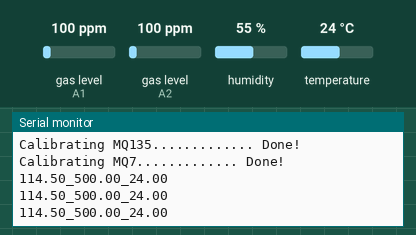
Recording of a sketch running on a simulated Arduino Uno, built with avr-gcc and run on an emulated ATmega328P. Shown: the last lines printed to the serial monitor. The inputs (shaded band) are chosen by the test bench; at power-on: gas level (sensors on A1, A2) 100 ppm, temperature 24 °C, humidity 55 %.

Above: at 1.3 s.
1.4 s: gas level (sensor on A1) set to 20 ppm
At 2.0 s:
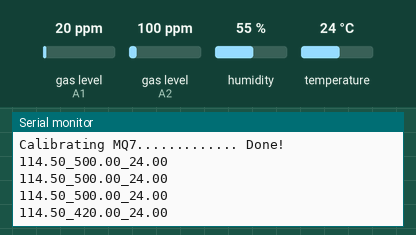
2.9 s: gas level (sensor on A2) set to 20 ppm
At 4.0 s:
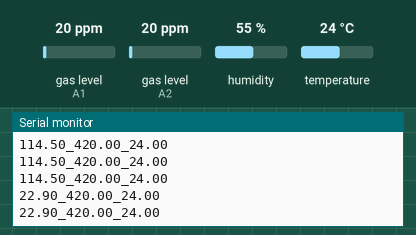
4.4 s: temperature set to 12 °C
At 5.8 s:
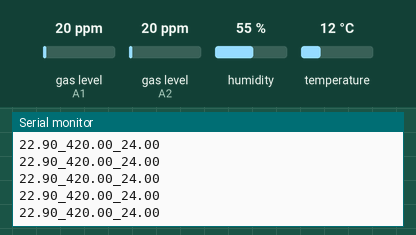
5.9 s: gas level (sensor on A1) set to 250 ppm
At 6.5 s:
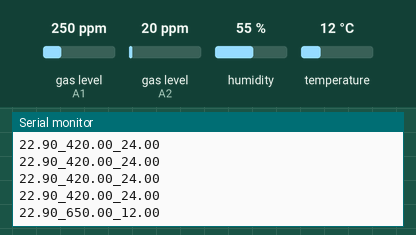
7.4 s: gas level (sensor on A2) set to 250 ppm
At 8.1 s:
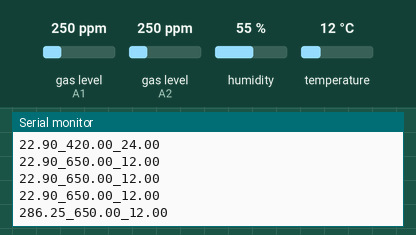
8.9 s: temperature set to 19 °C
At 10.1 s:
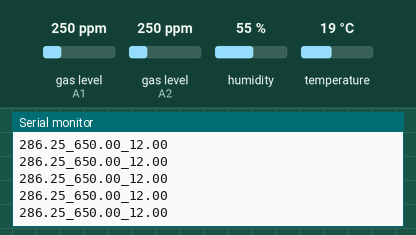
Timing chart, 0 to 11.4 s (numbered marks = the images above; inputs shaded):
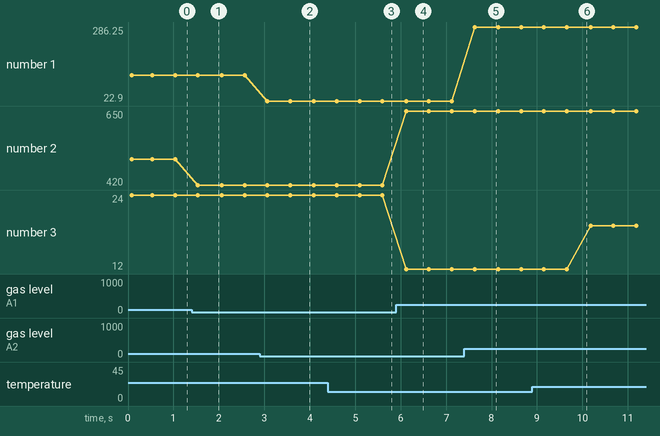

Measured:
- after the input at 1.4 s, the serial monitor: prints a new line after 0.14 s (image 1)
- after the input at 2.9 s, the serial monitor: prints a new line after 0.17 s (image 2)
- after the input at 5.9 s, the serial monitor: prints a new line after 0.22 s (image 4)
- after the input at 7.4 s, the serial monitor: prints a new line after 0.23 s (image 5)
- plotted number 1: 114.5 → 22.9 after the input at 2.9 s, 22.9 → 286.25 after the input at 7.4 s
- plotted number 2: 500 → 420 after the input at 1.4 s, 420 → 650 after the input at 5.9 s
- plotted number 3: 12 → 19 after the input at 8.9 s

The sketch:

BACA-SENSOR-MINSYSV2.ino
```cpp
#include <Wire.h>
#include <MQUnifiedsensor.h>
#include <DHT.h>

#define placa "Arduino UNO"
#define Voltage_Resolution 5 // Reference voltage: 5V
#define ADC_Bit_Resolution 10 // Resolution for Arduino UNO/MEGA/NANO
#define RatioMQ135CleanAir 3.6 // RS/R0 = 3.6 in clean air for MQ135
#define RatioMQ7CleanAir 27.5 // RS/R0 = 27.5 in clean air for MQ7
#define DHTPIN 2
#define DHTTYPE DHT11

MQUnifiedsensor MQ135(placa, Voltage_Resolution, ADC_Bit_Resolution, A1, "MQ-135"); // MQ135 sensor on A1
MQUnifiedsensor MQ7(placa, Voltage_Resolution, ADC_Bit_Resolution, A2, "MQ-7"); // MQ7 sensor on A2
DHT dht(DHTPIN, DHTTYPE);

float CO2 = 0;
float CO = 0;

void setup() {
  Serial.begin(9600);
  dht.begin();

  // Initialize MQ135
  MQ135.setRegressionMethod(1);
  MQ135.init();
  Serial.print("Calibrating MQ135...");
  float calcR0 = 0;
  for (int i = 1; i <= 10; i++) {
    MQ135.update();
    calcR0 += MQ135.calibrate(RatioMQ135CleanAir);
    Serial.print(".");
  }
  MQ135.setR0(calcR0 / 10);
  Serial.println(" Done!");

  if (calcR0 == 0 || isinf(calcR0)) {
    Serial.println("MQ135 Calibration Error. Check wiring.");
    while (1);
  }

  // Initialize MQ7
  MQ7.setRegressionMethod(1);
  MQ7.init();
  Serial.print("Calibrating MQ7...");
  float calcR0_7 = 0;
  for (int i = 1; i <= 10; i++) {
    MQ7.update();
    calcR0_7 += MQ7.calibrate(RatioMQ7CleanAir);
    Serial.print(".");
  }
  MQ7.setR0(calcR0_7 / 10);
  Serial.println(" Done!");

  if (calcR0_7 == 0 || isinf(calcR0_7)) {
    Serial.println("MQ7 Calibration Error. Check wiring.");
    while (1);
  }
}

void loop() {
  // MQ135 CO2 reading
  MQ135.update();
  MQ135.setA(110.47);
  MQ135.setB(-2.862);
  CO2 = MQ135.readSensor() + 400; // CO2 in ppm

  // MQ7 CO reading
  MQ7.update();
  MQ7.setA(99.042);
  MQ7.setB(-1.518);
  CO = MQ7.readSensor(); // CO in ppm
  CO = CO * 1.145; // Convert ppm to µg/m³

  float temperature = dht.readTemperature();
  float humidity = dht.readHumidity();

  if (isnan(temperature) || isnan(humidity)) {
    Serial.println("DHT is Error");
  }

  sendDataToESP(CO, CO2, temperature);

  // Serial.print("Data CO MQ7: ");
  // Serial.print(CO);
  // Serial.println(" µg/m³");
  // Serial.println("------------------------------------------");
  // delay(1000);

  // Serial.print("Data CO2 MQ135: ");
  // Serial.print(CO2);
  // Serial.println(" ppm");
  // Serial.println("------------------------------------------");
  // delay(1000);

  // Serial.print("Temperature: ");
  // Serial.print(temperature);
  // Serial.println(" *C");
  // delay(2000);
}

void sendDataToESP(float mq7, float mq135, float temp) {
  String sendData = String(mq7) + "_" + String(mq135) + "_" + String(temp);
  Serial.println(sendData);
  delay(500);
}
```
